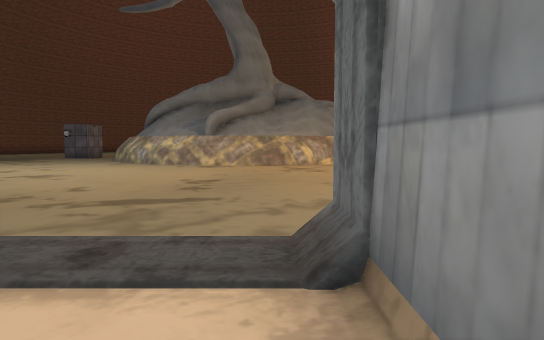
[1] (above)

19 first-person views from a walk through a scene from a Unity 3-D project. The camera is 1.4 m above the floor, tilts 4° down and sees 70° across. The floor is counted in squares, 2 m on a side. Each view is taken from the middle of a square. On the plan, view 1 faces up. The plan holds only what a view shows up to about 11 squares ahead; the rest is blank. The place goes on beyond the plan. The player character is not drawn. Door leaves are left out, so doorways stand open. Some surface patterns are stand-ins.

[2]
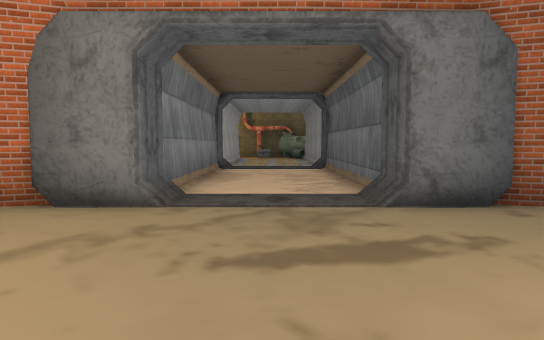

[3]
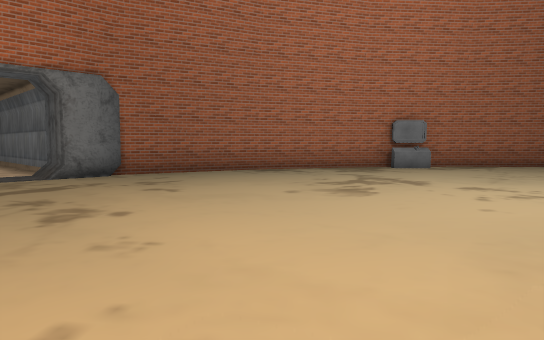

[4]
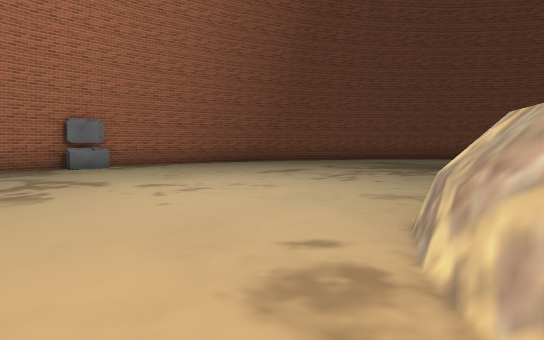

[5]
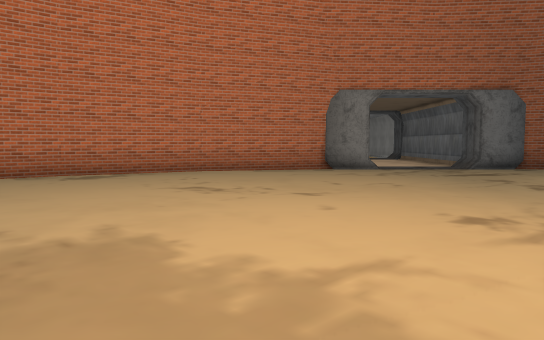

[6]
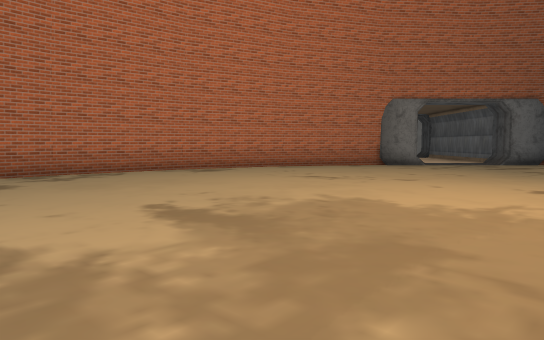

[7]
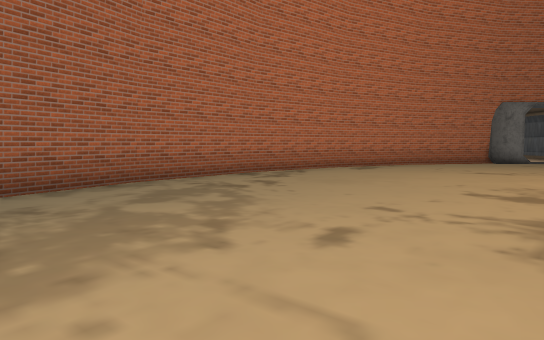

[8]
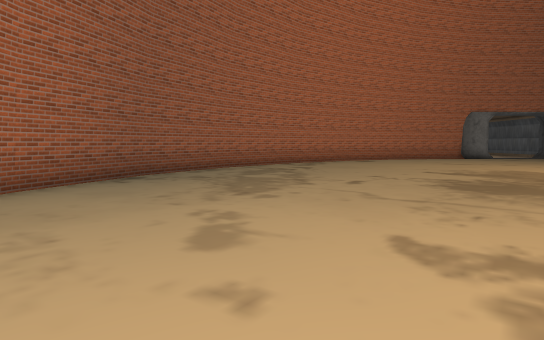

[9]
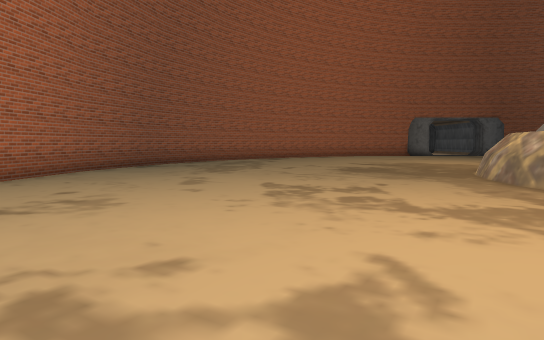

[10]
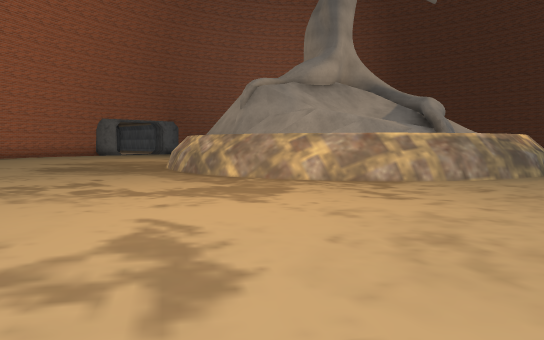

[11]
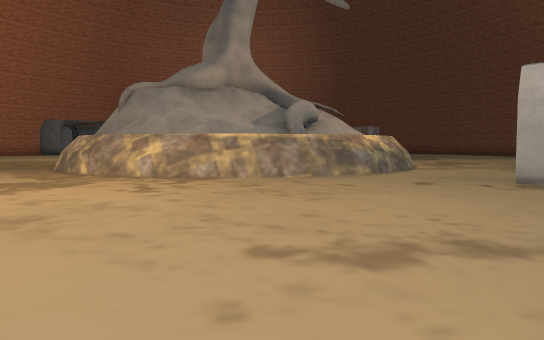

[12]
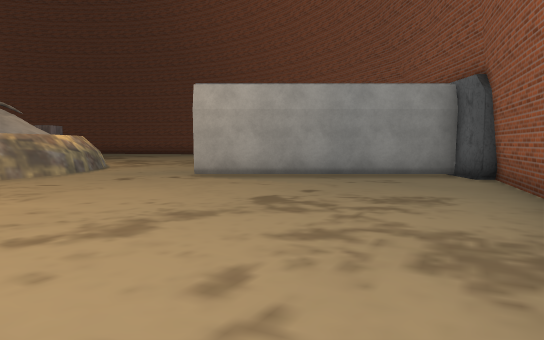

[13]
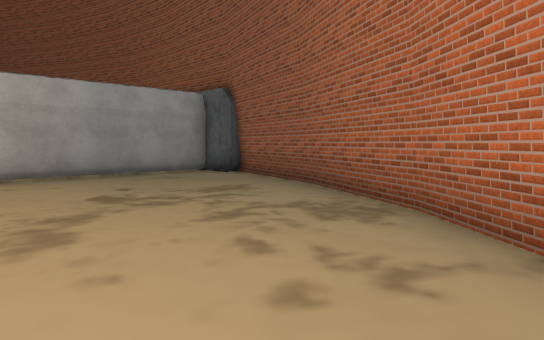

[14]
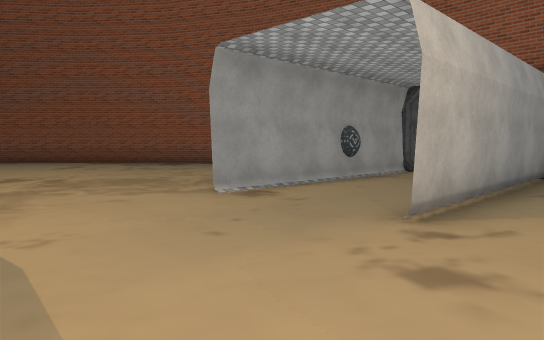

[15]
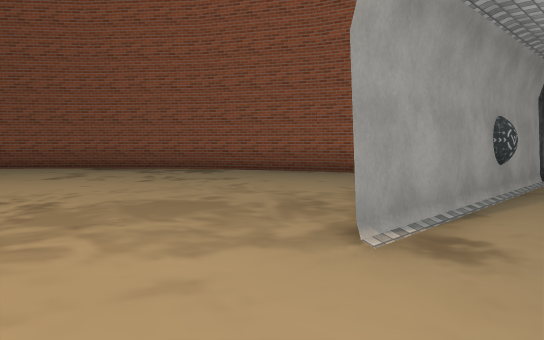

[16]
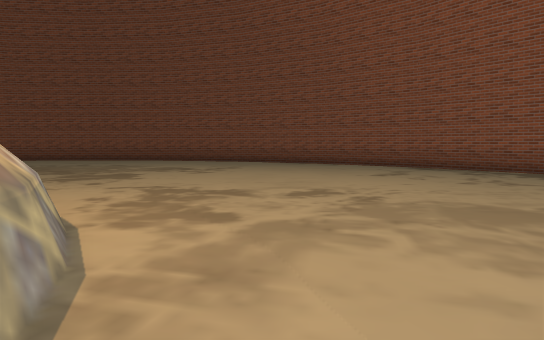

[17]
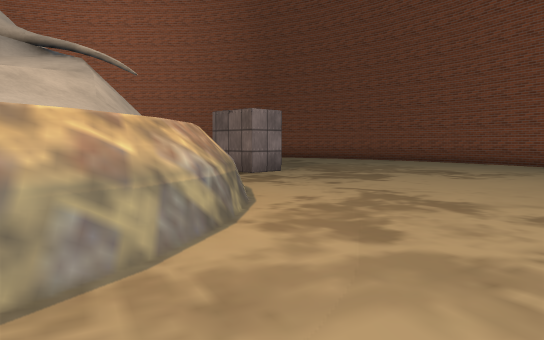

[18]
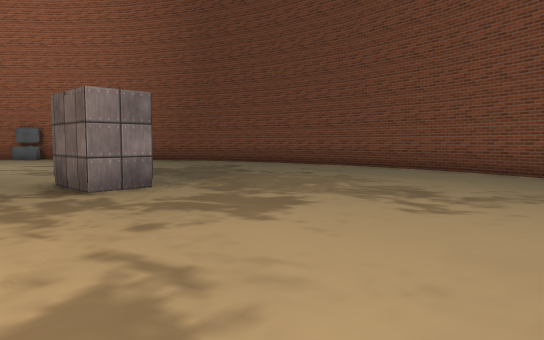

[19]
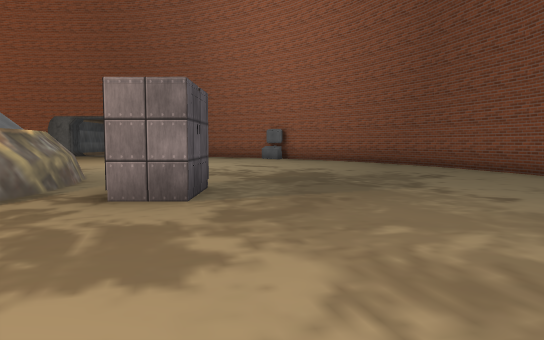

### Floor plan
Points are (right, up) in squares from view 1. A wall is a line through its corners. A room is listed if a view was taken in it or the views show most of it. See-through windows are left out.
Room 1 (view 1)
walls: (0.5, -3.9) (0.5, 2.8); (-2.5, 2.8) (-2.5, -4)
ways out: open door at (-1, 2) to room 2; open door at (-1, -4)
Room 2 (views 2, 3, 4, 5, 6, 7, 8, 9, 10, 11, 12, 13, 14, 15, 16, 17, 18, 19)
walls: (-6.7, 3.8) (-3.5, 2.7); (-3.6, 2.8) (-2.5, 2.8); (-9.4, 5.2) (-6.6, 3.8); (0.5, 2.8) (1.6, 2.8); (-11.6, 7.1) (-9.2, 5.1); (1.4, 2.7) (4.7, 3.8) (7.3, 5.2); (-12.9, 8.7) (-11.5, 7); (7.2, 5.2) (9.5, 7.1); (-15.6, 14.7) (-14.8, 12); (-15.6, 15) (-15.6, 14.5); (9.4, 6.9) (11.4, 9.4); (11.3, 9.2) (12.7, 11.9); (-15.5, 20.4) (-15.8, 18.1); (12.7, 11.7) (13.6, 14.7); (-14.8, 22.8) (-15.6, 20.3); (13.5, 14.6) (13.8, 17.2); (-9.2, 29.9) (-11.5, 28) (-13.1, 26.1); (-6.6, 31.2) (-9.2, 29.8); (-5.8, 31.5) (-6.7, 31.2); (8.6, 28.7) (7.2, 29.9); (-2.5, 32.5) (-2.5, 26.2); (1.6, 32) (0.5, 32) (0.5, 26.3); (7.3, 29.8) (4.7, 31.2); (4.8, 31.2) (1.6, 32.3)
low walls: (-2, 11.9) (-2.6, 12); (-1, 11.8) (-2.1, 11.9); (-6.1, 15.2) (-6.5, 16.4); (-6.5, 16.3) (-6.6, 17.5); (-6.6, 17.4) (-6.5, 18.2); (4.6, 16.4) (4.3, 15.3); (-5, 21.4) (-4, 22.2); (-4.2, 22.2) (-3.4, 22.6); (4.3, 19.7) (4.7, 18.5); (-2.6, 22.9) (-2, 23.1); (3.8, 20.6) (4.4, 19.6); (-2.2, 23) (-0.9, 23.2); (3.1, 21.5) (3.6, 20.9); (-1, 23.2) (0.3, 23); (0.1, 23.1) (1.3, 22.7); (2.2, 22.3) (3.2, 21.5); (1.2, 22.8) (2.3, 22.2)
ways out: open door at (-1, 2) to room 1; open door at (-1, 32)
objects: other object (-10, 6); other object (-9, 17); other object (-3, 30) to (-2, 30)

Positions as (right, up) in squares from view 1, and headings:
1: (0, 0), facing up
2: (-1, 7), facing down
3: (0, 11), facing down-left
4: (0, 11), facing left
5: (3, 13), facing down
6: (5, 15), facing down
7: (9, 16), facing down
8: (10, 20), facing down
9: (9, 24), facing down
10: (10, 25), facing down-left
11: (8, 28), facing down-left
12: (9, 28), facing left
13: (9, 26), facing up-left
14: (2, 23), facing up-left
15: (-1, 24), facing up-left
16: (-1, 24), facing left
17: (-2, 25), facing down-left
18: (-6, 24), facing down-left
19: (-10, 23), facing down
